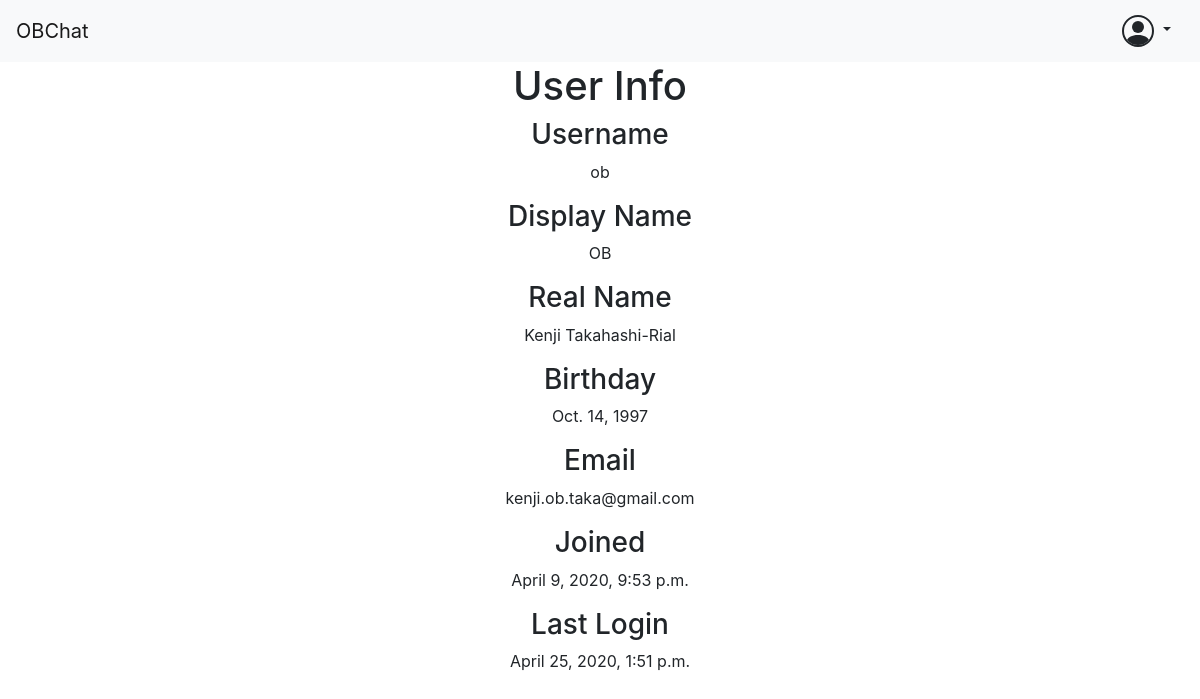
Page /OB/user/ob/ on the earlier database version.
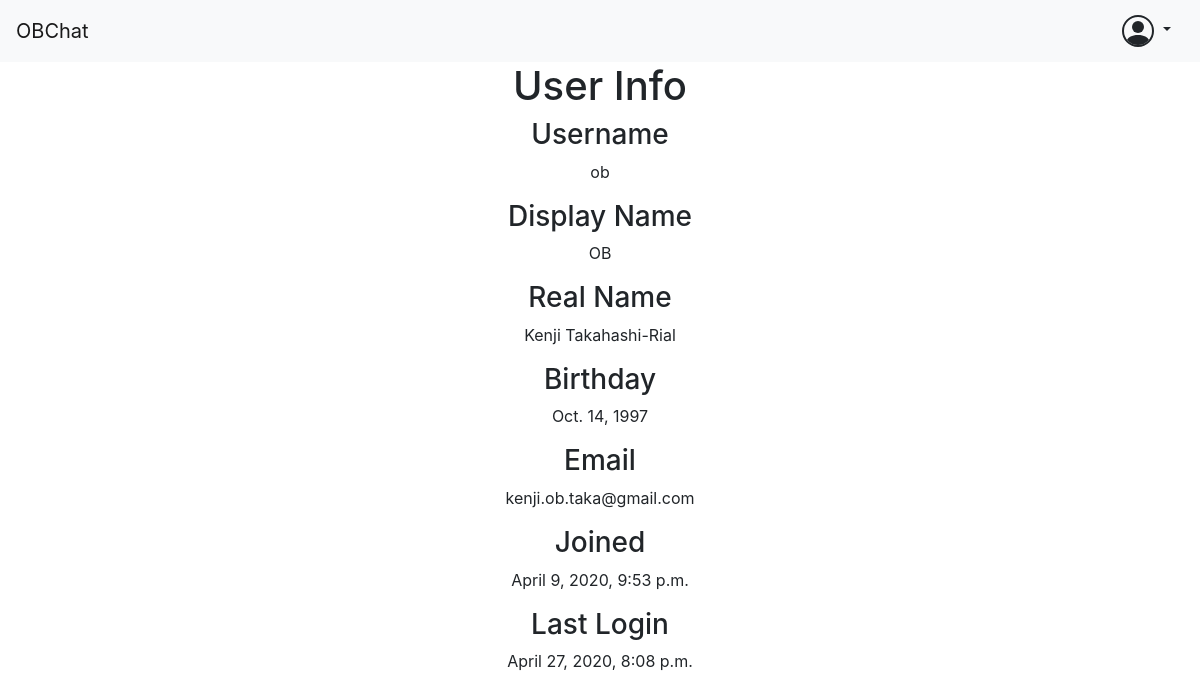
Same page on the later database version.
### OB/models.py (models this page shows, shortened)
class OBUser(AbstractUser):
    display_name = CharField(max_length=DISPLAY_NAME_MAX_LENGTH, null=True)
    birthday = DateField(null=True)
    is_anon = BooleanField(default=False)
    is_expelled = BooleanField(default=False)
    is_ob = BooleanField(default=False)

### OB/views/user.py (the view)
# urls.py: url(r"^user/(?P<username>[-\w]+)/$", user, name="OB-user")
def user(request, username):
    if request.method == "GET":
        user_object = try_get(OBUser, username=username)
        if user_object:
            template = "OB/user.html"
            context = {"user": user_object}
        else:
            template = "OB/not_user.html"
            context = {}
        return render(request, template, context)
    if request.method == "POST":
        return None
    return HttpResponse()

### OB/utilities/database.py (called while the page is built)
def try_get(model, **kwargs):
    try:
        return model.objects.get(**kwargs)
    except model.DoesNotExist:
        return None

### OB/templates/OB/user.html (shortened to what this page needs)
{% extends "OB/base.html" %}
{% block body %}
  <div class="row">
    <div class="mx-auto text-center">
      <h1>User Info</h1>
      <div id="display-info">
        <h3>Username</h3>
        <p>{{ user.username }}</p>
        <h3>Display Name</h3>
        <p name="can-edit" id="display-name">{% if user.display_name %}{{ user.display_name }}{% else %}{{ user.username }}{% endif %}</p>
        <h3>Real Name</h3>
        <p name="can-edit" id="real-name">{{ user.first_name }} {{ user.last_name }}</p>
        <h3>Birthday</h3>
        <p name="can-edit" id="birthday">{{ user.birthday }}</p>
        <h3>Email</h3>
        <p>{{ user.email }}</p>
        <h3>Joined</h3>
        <p>{{ user.date_joined }}</p>
        <h3>Last Login</h3>
        <p>{{ user.last_login }}</p>
      </div>
    </div>
  </div>
{% endblock %}

Differences in the rows shown:
changed OBUser "ob": last_login "April 25, 2020, 1:51 p.m." → "April 27, 2020, 8:08 p.m."
